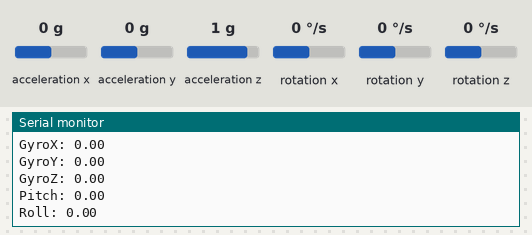
A sketch run on a simulated Arduino Uno, built with avr-gcc and run on an emulated ATmega328P. On the bench: the last lines printed to the serial monitor. Wiring (inferred from the names in the program): ITG-3200 gyroscope at I2C address 0x68. The inputs (shaded band) are chosen by the test bench; at power-on: rotation x 0 °/s, rotation y 0 °/s, rotation z 0 °/s, acceleration x 0 g, acceleration y 0 g, acceleration z 1 g.

Above: at 2.7 s.
2.8 s: rotation x set to -192 °/s
At 3.3 s:
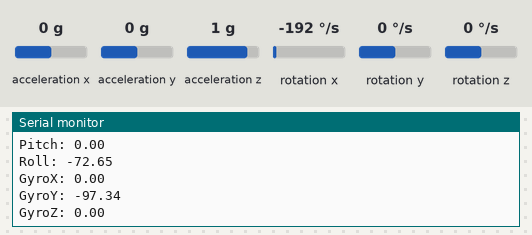
4.3 s: rotation y set to 54 °/s
At 5.2 s:
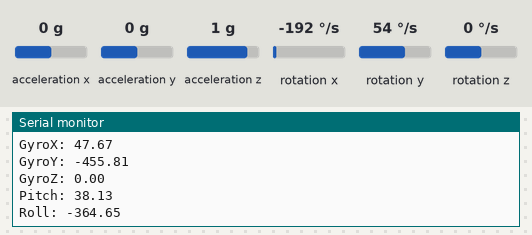
7.3 s: rotation z set to -192 °/s
At 7.8 s:
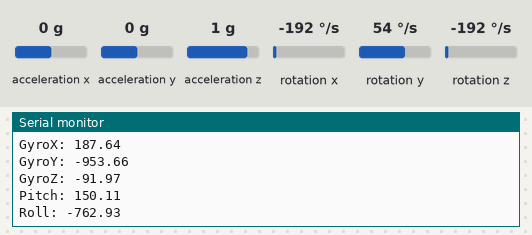
Timing chart, 0 to 10.3 s (numbered marks = the images above; inputs shaded):
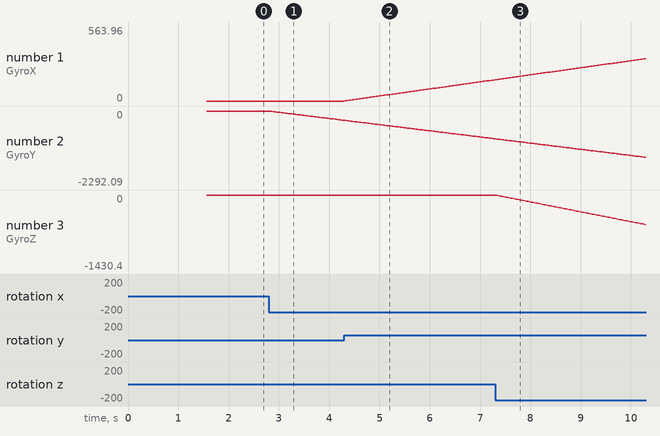

The sketch:

Complimentary_Filter2.ino
```cpp
#include <Wire.h>
#include <ADXL345.h>

float GyroX,GyroY,GyroZ,GyroTemp,xAng,yAng,cycle,gyroXAng,gyroYAng,gyroZAng,biasGyroX,biasGyroY,biasGyroZ,biasAccelX,biasAccelY,biasAccelZ,pitch,roll;

int aX,aY,aZ,i;
int g_offx = 0;
int g_offy = 0;
int g_offz = 0;
int totalGyroXValues = 0;
int totalGyroYValues = 0;
int totalGyroZValues = 0;
int totalAccelXValues = 0;
int totalAccelYValues = 0;
int totalAccelZValues = 0;
const float pi = 3.14159;

unsigned long clockNew,clockOld;

#define address 0x1E
#define ITG3200_Address 0x68
#define alpha 0.8
ADXL345 adxl;

void setup() {
  Wire.begin();
  Serial.begin(115200);
  adxl.powerOn();
  adxl.setFreeFallThreshold(7);
  adxl.setFreeFallDuration(45);
  delay(100);
  initGyro();
  delay(100);
  GyroCalibrate();
  delay(100);
  sensorCalibrate();
  getAcc();
  pitch = yAng;
  roll = xAng;

}

void loop() {
  getGyro();
  calcGyroAng();
  calcCompli();
  Serial.print("GyroX: ");
  Serial.println(gyroXAng);
  Serial.print("GyroY: ");
  Serial.println(gyroYAng);
  Serial.print("GyroZ: ");
  Serial.println(gyroZAng);
  Serial.print("Pitch: ");
  Serial.println(pitch);
  Serial.print("Roll: ");
  Serial.println(roll);
  delay(20);
}

void initGyro() {
   Wire.beginTransmission(ITG3200_Address);
   Wire.write(0x3E);
   Wire.write(0x00);
   Wire.endTransmission();

   Wire.beginTransmission(ITG3200_Address);
   Wire.write(0x15);
   Wire.write(0x07);
   Wire.endTransmission();

   Wire.beginTransmission(ITG3200_Address);
   Wire.write(0x16);
   Wire.write(0x1E);   // +/- 2000 dgrs/sec, 1KHz, 1E, 19
   Wire.endTransmission();

   Wire.beginTransmission(ITG3200_Address);
   Wire.write(0x17);
   Wire.write(0x00);
   Wire.endTransmission();

}

void GyroCalibrate(){

 int tmpx = 0;
 int tmpy = 0;
 int tmpz = 0;

 g_offx = 0;
 g_offy = 0;
 g_offz = 0;

 for (char i = 0;i<10;i++)
    {
    delay(10);
    getGyro();
    tmpx += GyroX;
    tmpy += GyroY;
    tmpz += GyroZ;
    }
 g_offx = tmpx/10;
 g_offy = tmpy/10;
 g_offz = tmpz/10;
}

void getGyro() {
  Wire.beginTransmission(ITG3200_Address);
  Wire.write(0x1B);
  Wire.endTransmission();

  Wire.beginTransmission(ITG3200_Address);
  Wire.requestFrom(ITG3200_Address, 8);    // request 8 bytes from ITG3200

  int i = 0;
  byte buff[8];
  while(Wire.available())
  {
    buff[i] = Wire.read();
    i++;
  }
  Wire.endTransmission();

  GyroX = ((buff[4] << 8) | buff[5]) - g_offx;
  GyroY = ((buff[2] << 8) | buff[3]) - g_offy;
  GyroZ = ((buff[6] << 8) | buff[7]) - g_offz;
  GyroTemp = (buff[0] << 8) | buff[1]; // temperature
}

void getAcc(){
  adxl.readAccel(&aX, &aY, &aZ);
  xAng = atan2(aX,aZ)*(180/pi);
  yAng = atan2(aY,aZ)*(180/pi);

}

void calcGyroAng(){
  clockNew = millis();
  cycle = clockNew-clockOld;
  gyroXAng = gyroXAng + ((GyroX-biasGyroX)/14.375)*((cycle*1.0)/1000.0);
  gyroYAng = gyroYAng + ((GyroY-biasGyroY)/14.375)*((cycle*1.0)/1000.0);
  gyroZAng = gyroZAng + ((GyroZ-biasGyroZ)/14.375)*((cycle*1.0)/1000.0);
  clockOld = millis();
  delay(10);
}

void sensorCalibrate() {
  for (i = 0; i < 50; i += 1) {
    getGyro();
    getAcc();
    totalGyroXValues += GyroX;
    totalGyroYValues += GyroY;
    totalGyroZValues += GyroZ;
    totalAccelXValues += aX;
    totalAccelYValues += aY;
    totalAccelZValues += aZ;
    delay(20);
  }
  biasGyroX = totalGyroXValues / 50;
  biasGyroY = totalGyroYValues / 50;
  biasGyroZ = totalGyroZValues / 50;
  biasAccelX = totalAccelXValues / 50;
  biasAccelY = totalAccelYValues / 50;
  biasAccelZ = (totalAccelZValues / 50) - 256;
}

void calcCompli(){
  pitch = alpha*gyroXAng + (1-alpha)*yAng;
  roll = alpha*gyroYAng + (1-alpha)*xAng;
}
```

Measured:
- after the input at 2.8 s, the serial monitor: prints a new line at once (image 1)
- plotted number 2: 0 → -286.27 after the input at 2.8 s
